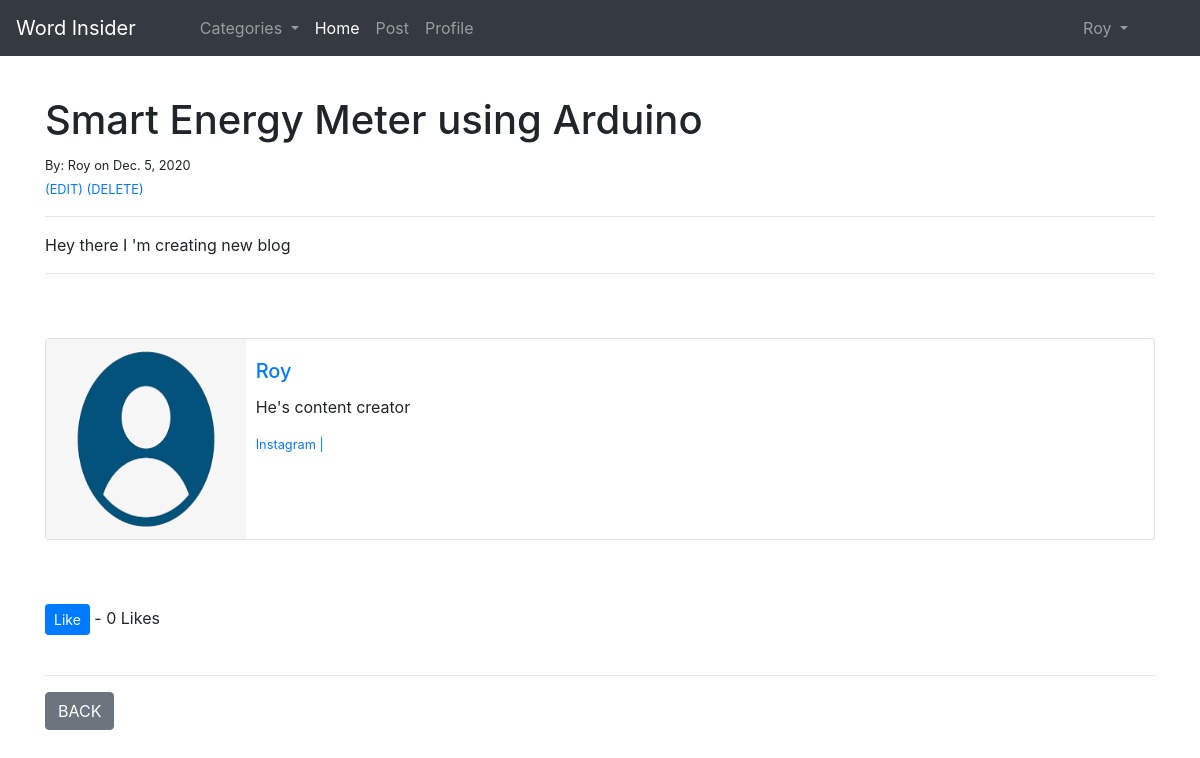
/article/1 (signed in), run on the app's committed database.
### blog/models.py (models this page shows, shortened)
class Post(models.Model):
    title = models.CharField(max_length=255)
    header_image = models.ImageField(null=True,blank=True,upload_to="images/")
    title_tag = models.CharField(max_length=255)
    author = models.ForeignKey(User,on_delete=models.CASCADE)
    body = RichTextField(blank=True,null=True)
    pub_Date = models.DateField(auto_now_add=True)
    category = models.CharField(max_length=10,default='coding')
    likes = models.ManyToManyField(User,related_name='blog_posts')
    snippet = models.CharField(max_length=50)
    def total_likes(self):
        return self.likes.count()

class Profile(models.Model):
    user = models.OneToOneField(User,null=True,on_delete=models.CASCADE)
    bio = models.TextField()
    profile_pic = models.ImageField(null=True,blank=True,upload_to="images/profile/")
    social_media_insta = models.CharField(null=True,blank=True,max_length=50)
    social_media_github = models.CharField(null=True, blank=True, max_length=50)
    social_media_pinterest = models.CharField(null=True, blank=True, max_length=50)

### blog/views.py (the view)
# urls.py: path('article/<int:pk>',ArticleDetailView.as_view(),name='article-detail'),
class ArticleDetailView(DetailView):
    model = Post
    template_name = 'article_detail.html'
    def get_context_data(self, *args, **kwargs):
        cat_menu = CategoryList.objects.all()
        context = super(ArticleDetailView,self).get_context_data(*args, **kwargs)
        stuff = get_object_or_404(Post,id=self.kwargs['pk'])
        total_likes = stuff.total_likes()
        liked = False
        if stuff.likes.filter(id=self.request.user.id).exists():
            liked = True
        context["cat_menu"] = cat_menu
        context["total_likes"] = total_likes
        context["liked"] = liked
        return context

### blog/models.py (called while the page is built)
    def __str__(self):
        return self.name

### blog/templates/article_detail.html (shortened to what this page needs)
{% extends 'base.html' %}
{% load static %}
{% block content %}
{% if user.is_authenticated%}
<h1>{{ post.title }}</h1>
    <small> By: {{ post.author }} on {{ post.pub_Date }}</small>
    {% if post.author.id == user.id %}
    <small><br><a href="{% url 'update_post' post.pk %}">(EDIT)</a> <a href="{% url 'delete_post' post.pk %}">(DELETE)</a></small>
    {% endif %}
<br>
<hr>
{{ post.body|safe}}
<hr>
    <br>
    <br>
    <div class="card mb-3" >
  <div class="row g-0">
    <div class="col-md-2">
        {% if post.author.profile.profile_pic %}
            <img src="{{ post.author.profile.profile_pic.url }}" width=200 height=200 >
            {% else %}
            <img src="{% static 'blog/images/alt.png' %}" width=200 height=200>
            {% endif %}
    </div>
    <div class="col-md-10">
      <div class="card-body">
      <a href="{% url 'profile-page' post.author.profile.id %}">
        <h5 class="card-title">{{ post.author }}</h5>
      </a>
           <p class="card-text">{{ post.author.profile.bio }}</p>
        <p class="small text-muted">
            {%  if post.author.profile.social_media_insta %}
          <a href="{{ post.author.profile.social_media_insta }}">Instagram |  </a>
            {% endif %}
        </p>
      </div>
    </div>
  </div>
</div>
    <br>
    <br>
    <form action="{% url 'like_post' post.pk%}" method="POST">
        {% if liked %}
        <button name="post_ids", type="submit", value="{{ post.id }}", class="btn btn-danger btn-sm"> Dislike </button>
        - {{ total_likes }} Likes
        {% else %}
        <button name="post_ids", type="submit", value="{{ post.id }}", class="btn btn-primary btn-sm"> Like </button>
        - {{ total_likes }} Likes
        {% endif %}
    </form>
    <br>
<hr>
<a href="{% url 'home' %}"><div type="button" class="btn btn-secondary">BACK
</div></a>
    {% else %}
    <body>
    <h4> Log In to Read full Doc.</h4>
    </body>
{% endif %}
{% endblock %}

### blog/templates/base.html (shortened to what this page needs)
<!doctype html>
<html lang="en">
  <head>
    <link rel="stylesheet" href="https://cdn.jsdelivr.net/npm/bootstrap@4.5.3/dist/css/bootstrap.min.css">
  </head>
  <div>
  <ul class="navbar navbar-expand-lg navbar-dark bg-dark">
  <a class="navbar-brand" href="{% url 'home' %}">Word Insider</a>
  <ul class="collapse navbar-collapse" id="navbarSupportedContent">
    <ul class="navbar-nav mr-auto">
    {% if cat_menu %}
            <li class="nav-item dropdown">
        <a class="nav-link dropdown-toggle" href="#" id="navbarDropdown" role="button" data-toggle="dropdown" aria-haspopup="true" aria-expanded="false">
          Categories
        </a>
      </li>
        {% endif %}
    {% if user.is_authenticated %}
            <li class="nav-item active">
        <a class="nav-link" href="{% url 'home' %}">Home <span class="sr-only">(current)</span></a>
      </li>
      <li class="nav-item">
        <a class="nav-link" href="{% url 'add-post' %}">Post</a>
      </li>
        <li class="nav-item">
        <a class="nav-link" href="{% url 'edit_profile' %}">Profile</a>
      </li>
         </ul>
        <ul class="navbar-nav ml-auto pr-5">
      <li class="nav-item dropdown">
        <a class="nav-link dropdown-toggle" href="#" id="navbarDropdown" role="button" data-toggle="dropdown" aria-haspopup="true" aria-expanded="false">
          {{ user.username }}
        </a>
      </li>
        </ul>
  </ul>
    {% endif %}
</div>
  <br>
  <div class="container">
    {% block content %}
    {% endblock %}
  </div>
  </body>
</html>

### data on the page
Post: title "Smart Energy Meter using Arduino", author "Roy", pub_Date "Dec. 5, 2020", body "Hey there I 'm creating new blog", author.profile.bio "He's content creator"

### other printed values
{{ user.username }} "Roy"
{{ total_likes }} "0"
